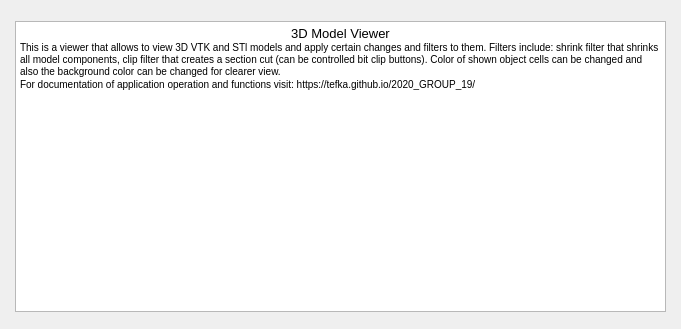
<?xml version="1.0" encoding="UTF-8"?>
<ui version="4.0">
 <class>AppHelp</class>
 <widget class="QDialog" name="AppHelp">
  <property name="geometry">
   <rect>
    <x>0</x>
    <y>0</y>
    <width>681</width>
    <height>329</height>
   </rect>
  </property>
  <property name="windowTitle">
   <string>Dialog</string>
  </property>
  <widget class="QTextBrowser" name="textBrowser">
   <property name="geometry">
    <rect>
     <x>15</x>
     <y>21</y>
     <width>651</width>
     <height>291</height>
    </rect>
   </property>
   <property name="html">
    <string>&lt;!DOCTYPE HTML PUBLIC &quot;-//W3C//DTD HTML 4.0//EN&quot; &quot;http://www.w3.org/TR/REC-html40/strict.dtd&quot;&gt;
&lt;html&gt;&lt;head&gt;&lt;meta name=&quot;qrichtext&quot; content=&quot;1&quot; /&gt;&lt;style type=&quot;text/css&quot;&gt;
p, li { white-space: pre-wrap; }
&lt;/style&gt;&lt;/head&gt;&lt;body style=&quot; font-family:'MS Shell Dlg 2'; font-size:7.8pt; font-weight:400; font-style:normal;&quot;&gt;
&lt;p align=&quot;center&quot; style=&quot; margin-top:0px; margin-bottom:0px; margin-left:0px; margin-right:0px; -qt-block-indent:0; text-indent:0px;&quot;&gt;&lt;span style=&quot; font-size:10pt;&quot;&gt;3D Model Viewer&lt;/span&gt;&lt;/p&gt;
&lt;p style=&quot; margin-top:0px; margin-bottom:0px; margin-left:0px; margin-right:0px; -qt-block-indent:0; text-indent:0px;&quot;&gt;This is a viewer that allows to view 3D VTK and STl models and apply certain changes and filters to them. Filters include: shrink filter that shrinks all model components, clip filter that creates a section cut (can be controlled bit clip buttons). Color of shown object cells can be changed and also the background color can be changed for clearer view.&lt;/p&gt;
&lt;p style=&quot; margin-top:0px; margin-bottom:0px; margin-left:0px; margin-right:0px; -qt-block-indent:0; text-indent:0px;&quot;&gt;For documentation of application operation and functions visit: https://tefka.github.io/2020_GROUP_19/ &lt;/p&gt;&lt;/body&gt;&lt;/html&gt;</string>
   </property>
  </widget>
 </widget>
 <resources/>
 <connections/>
</ui>
